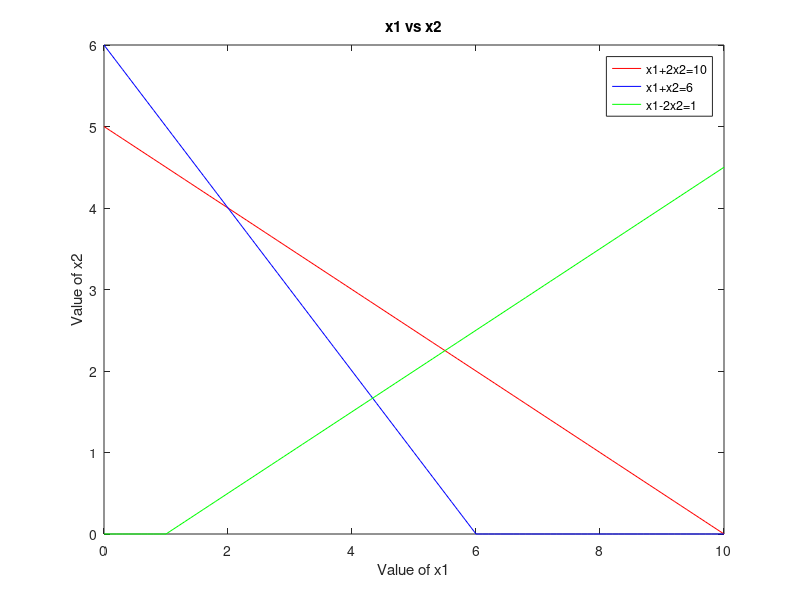

The MATLAB source for this figure:
clc

%x1+2x2=10
%x1+x2=6
%x1-2x2=1


A= [1 2; 1 1; 1 -2];
B= [10;6;1];
x1 = 0:0.1:max (B);
x12=(B(1) -A(1, 1) *x1)/A(1,2);
x22= (B(2) -A (2, 1) *x1) /A (2, 2);
x32= (B(3) -A (3, 1) *x1) /A (3, 2);

x12=max(0,x12);
x22=max(0,x22);
x32=max(0,x32);
plot(x1,x12,'r',x1,x22,'b',x1,x32,'g');
hold;
title("x1 vs x2");
xlabel("Value of x1");
ylabel("Value of x2");
legend('x1+2x2=10','x1+x2=6','x1-2x2=1');